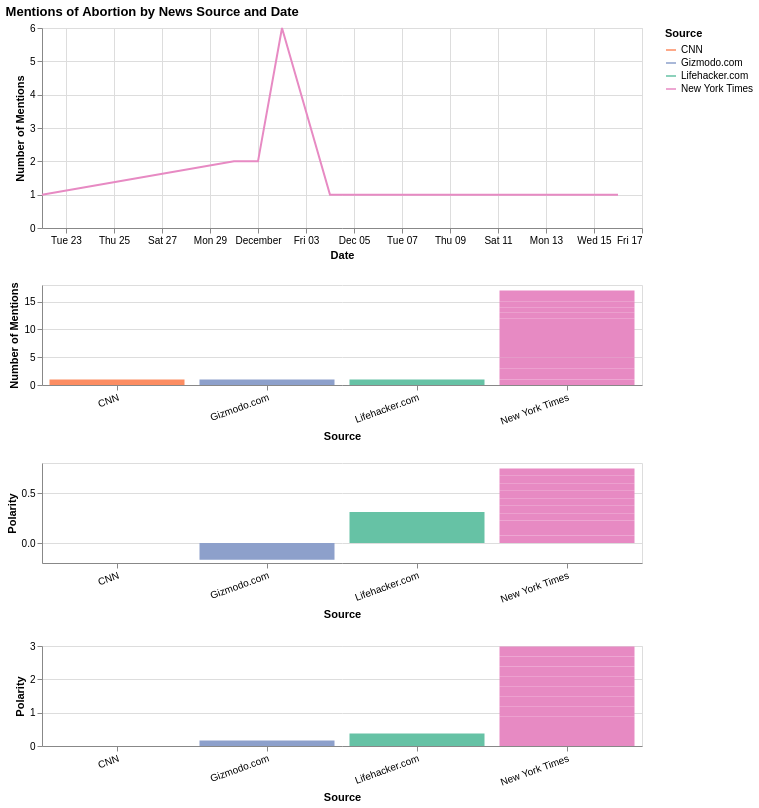

Describe this chart as a Vega-Lite specification.
### Vega-Lite specification from a JSON file in a GitHub repository (floating-point values rounded to 4 significant figures)
{"config": {"view": {"continuousWidth": 400, "continuousHeight": 300}}, "vconcat": [{"mark": "line", "encoding": {"color": {"type": "nominal", "field": "Source"}, "x": {"type": "temporal", "axis": {"title": "Date"}, "field": "PublishedDate"}, "y": {"type": "quantitative", "axis": {"title": "Number of Mentions"}, "field": "Count"}}, "height": 200, "transform": [{"filter": {"selection": "selector028"}}], "width": 600}, {"mark": "bar", "encoding": {"color": {"condition": {"type": "nominal", "field": "Source", "scale": {"range": ["#fc8d62", "#8da0cb", "#66c2a5", "#e78ac3"]}, "selection": "selector028"}, "value": "lightgray"}, "x": {"type": "nominal", "axis": {"labelAngle": 340, "title": "Source"}, "field": "Source"}, "y": {"type": "quantitative", "axis": {"title": "Number of Mentions"}, "field": "Count"}}, "height": 100, "selection": {"selector028": {"type": "multi", "fields": ["Source"]}}, "width": 600}, {"mark": "bar", "encoding": {"color": {"condition": {"type": "nominal", "field": "Source", "scale": {"range": ["#fc8d62", "#8da0cb", "#66c2a5", "#e78ac3"]}, "selection": "selector028"}, "value": "lightgray"}, "x": {"type": "nominal", "axis": {"labelAngle": 340, "title": "Source"}, "field": "Source"}, "y": {"type": "quantitative", "axis": {"title": "Polarity"}, "field": "polarity"}}, "height": 100, "selection": {"selector028": {"type": "multi", "fields": ["Source"]}}, "width": 600}, {"mark": "bar", "encoding": {"color": {"condition": {"type": "nominal", "field": "Source", "scale": {"range": ["#fc8d62", "#8da0cb", "#66c2a5", "#e78ac3"]}, "selection": "selector028"}, "value": "lightgray"}, "x": {"type": "nominal", "axis": {"labelAngle": 340, "title": "Source"}, "field": "Source"}, "y": {"type": "quantitative", "axis": {"title": "Polarity"}, "field": "subjectivity"}}, "height": 100, "selection": {"selector028": {"type": "multi", "fields": ["Source"]}}, "width": 600}], "data": {"name": "data-0bc2b807ff68e1bb9fb8f5d3eac6f114"}, "title": "Mentions of Abortion by News Source and Date", "$schema": "https://vega.github.io/schema/vega-lite/v4.8.1.json", "datasets": {"data-0bc2b807ff68e1bb9fb8f5d3eac6f114": [{"PublishedDate": "2021-11-22T00:00:00", "Source": "New York Times", "Count": 1, "Date": "0    2021-11-22\n1    2021-11-30\n2    2021-12-01\n3    2021-12-02\n4    2021-12-02\n5    2021-12-04\n6    2021-12-05\n7    2021-12-08\n8    2021-12-09\n9    2021-12-10\n10   2021-12-11\n11   2021-12-16\n12   2021-12-17\nName: PublishedDate, dtype: datetime64[ns]", "subjectivity": 0.2985, "polarity": 0.07461}, {"PublishedDate": "2021-11-30T00:00:00", "Source": "New York Times", "Count": 2, "Date": "0    2021-11-22\n1    2021-11-30\n2    2021-12-01\n3    2021-12-02\n4    2021-12-02\n5    2021-12-04\n6    2021-12-05\n7    2021-12-08\n8    2021-12-09\n9    2021-12-10\n10   2021-12-11\n11   2021-12-16\n12   2021-12-17\nName: PublishedDate, dtype: datetime64[ns]", "subjectivity": 0.2985, "polarity": 0.07461}, {"PublishedDate": "2021-12-01T00:00:00", "Source": "New York Times", "Count": 2, "Date": "0    2021-11-22\n1    2021-11-30\n2    2021-12-01\n3    2021-12-02\n4    2021-12-02\n5    2021-12-04\n6    2021-12-05\n7    2021-12-08\n8    2021-12-09\n9    2021-12-10\n10   2021-12-11\n11   2021-12-16\n12   2021-12-17\nName: PublishedDate, dtype: datetime64[ns]", "subjectivity": 0.2985, "polarity": 0.07461}, {"PublishedDate": "2021-12-02T00:00:00", "Source": "New York Times", "Count": 6, "Date": "0    2021-11-22\n1    2021-11-30\n2    2021-12-01\n3    2021-12-02\n4    2021-12-02\n5    2021-12-04\n6    2021-12-05\n7    2021-12-08\n8    2021-12-09\n9    2021-12-10\n10   2021-12-11\n11   2021-12-16\n12   2021-12-17\nName: PublishedDate, dtype: datetime64[ns]", "subjectivity": 0.2985, "polarity": 0.07461}, {"PublishedDate": "2021-12-04T00:00:00", "Source": "New York Times", "Count": 1, "Date": "0    2021-11-22\n1    2021-11-30\n2    2021-12-01\n3    2021-12-02\n4    2021-12-02\n5    2021-12-04\n6    2021-12-05\n7    2021-12-08\n8    2021-12-09\n9    2021-12-10\n10   2021-12-11\n11   2021-12-16\n12   2021-12-17\nName: PublishedDate, dtype: datetime64[ns]", "subjectivity": 0.2985, "polarity": 0.07461}, {"PublishedDate": "2021-12-05T00:00:00", "Source": "New York Times", "Count": 1, "Date": "0    2021-11-22\n1    2021-11-30\n2    2021-12-01\n3    2021-12-02\n4    2021-12-02\n5    2021-12-04\n6    2021-12-05\n7    2021-12-08\n8    2021-12-09\n9    2021-12-10\n10   2021-12-11\n11   2021-12-16\n12   2021-12-17\nName: PublishedDate, dtype: datetime64[ns]", "subjectivity": 0.2985, "polarity": 0.07461}, {"PublishedDate": "2021-12-08T00:00:00", "Source": "New York Times", "Count": 1, "Date": "0    2021-11-22\n1    2021-11-30\n2    2021-12-01\n3    2021-12-02\n4    2021-12-02\n5    2021-12-04\n6    2021-12-05\n7    2021-12-08\n8    2021-12-09\n9    2021-12-10\n10   2021-12-11\n11   2021-12-16\n12   2021-12-17\nName: PublishedDate, dtype: datetime64[ns]", "subjectivity": 0.2985, "polarity": 0.07461}, {"PublishedDate": "2021-12-10T00:00:00", "Source": "New York Times", "Count": 1, "Date": "0    2021-11-22\n1    2021-11-30\n2    2021-12-01\n3    2021-12-02\n4    2021-12-02\n5    2021-12-04\n6    2021-12-05\n7    2021-12-08\n8    2021-12-09\n9    2021-12-10\n10   2021-12-11\n11   2021-12-16\n12   2021-12-17\nName: PublishedDate, dtype: datetime64[ns]", "subjectivity": 0.2985, "polarity": 0.07461}, {"PublishedDate": "2021-12-11T00:00:00", "Source": "New York Times", "Count": 1, "Date": "0    2021-11-22\n1    2021-11-30\n2    2021-12-01\n3    2021-12-02\n4    2021-12-02\n5    2021-12-04\n6    2021-12-05\n7    2021-12-08\n8    2021-12-09\n9    2021-12-10\n10   2021-12-11\n11   2021-12-16\n12   2021-12-17\nName: PublishedDate, dtype: datetime64[ns]", "subjectivity": 0.2985, "polarity": 0.07461}, {"PublishedDate": "2021-12-16T00:00:00", "Source": "New York Times", "Count": 1, "Date": "0    2021-11-22\n1    2021-11-30\n2    2021-12-01\n3    2021-12-02\n4    2021-12-02\n5    2021-12-04\n6    2021-12-05\n7    2021-12-08\n8    2021-12-09\n9    2021-12-10\n10   2021-12-11\n11   2021-12-16\n12   2021-12-17\nName: PublishedDate, dtype: datetime64[ns]", "subjectivity": 0.2985, "polarity": 0.07461}, {"PublishedDate": "2021-12-02T00:00:00", "Source": "Lifehacker.com", "Count": 1, "Date": "0    2021-11-22\n1    2021-11-30\n2    2021-12-01\n3    2021-12-02\n4    2021-12-02\n5    2021-12-04\n6    2021-12-05\n7    2021-12-08\n8    2021-12-09\n9    2021-12-10\n10   2021-12-11\n11   2021-12-16\n12   2021-12-17\nName: PublishedDate, dtype: datetime64[ns]", "subjectivity": 0.3777, "polarity": 0.3089}, {"PublishedDate": "2021-12-09T00:00:00", "Source": "CNN", "Count": 1, "Date": "0    2021-11-22\n1    2021-11-30\n2    2021-12-01\n3    2021-12-02\n4    2021-12-02\n5    2021-12-04\n6    2021-12-05\n7    2021-12-08\n8    2021-12-09\n9    2021-12-10\n10   2021-12-11\n11   2021-12-16\n12   2021-12-17\nName: PublishedDate, dtype: datetime64[ns]", "subjectivity": 0.0, "polarity": 0.0}, {"PublishedDate": "2021-12-17T00:00:00", "Source": "Gizmodo.com", "Count": 1, "Date": "0    2021-11-22\n1    2021-11-30\n2    2021-12-01\n3    2021-12-02\n4    2021-12-02\n5    2021-12-04\n6    2021-12-05\n7    2021-12-08\n8    2021-12-09\n9    2021-12-10\n10   2021-12-11\n11   2021-12-16\n12   2021-12-17\nName: PublishedDate, dtype: datetime64[ns]", "subjectivity": 0.1667, "polarity": -0.1667}]}}
